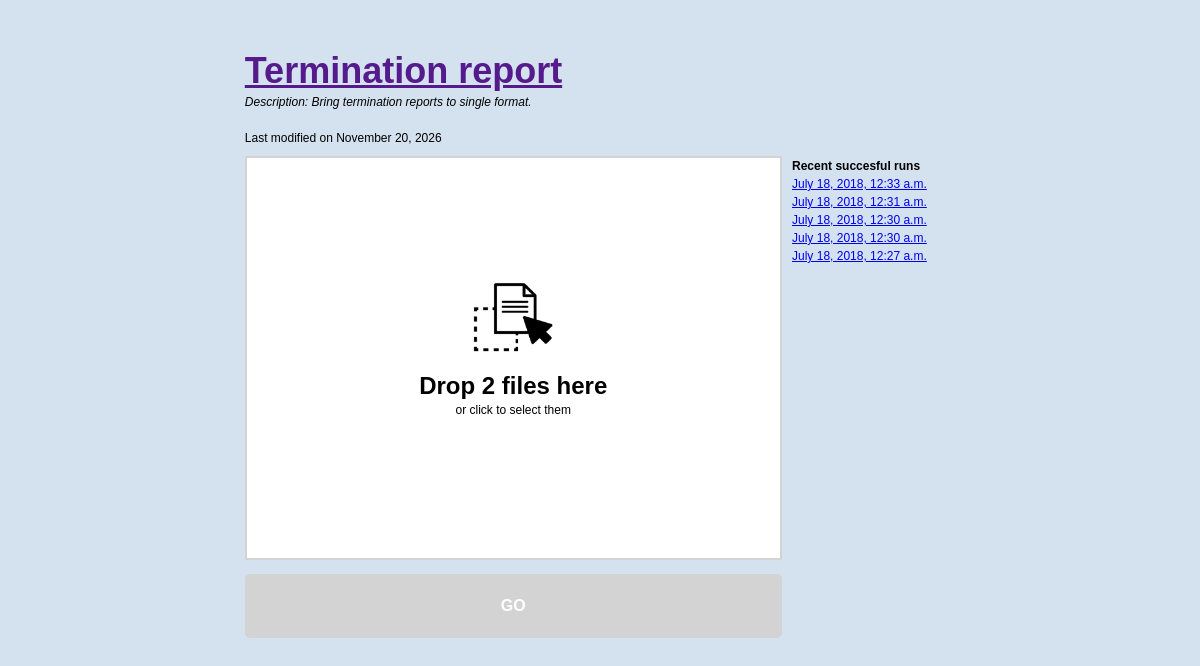
The page /webrequest/termination/new/ (signed in) on the database as committed earlier.
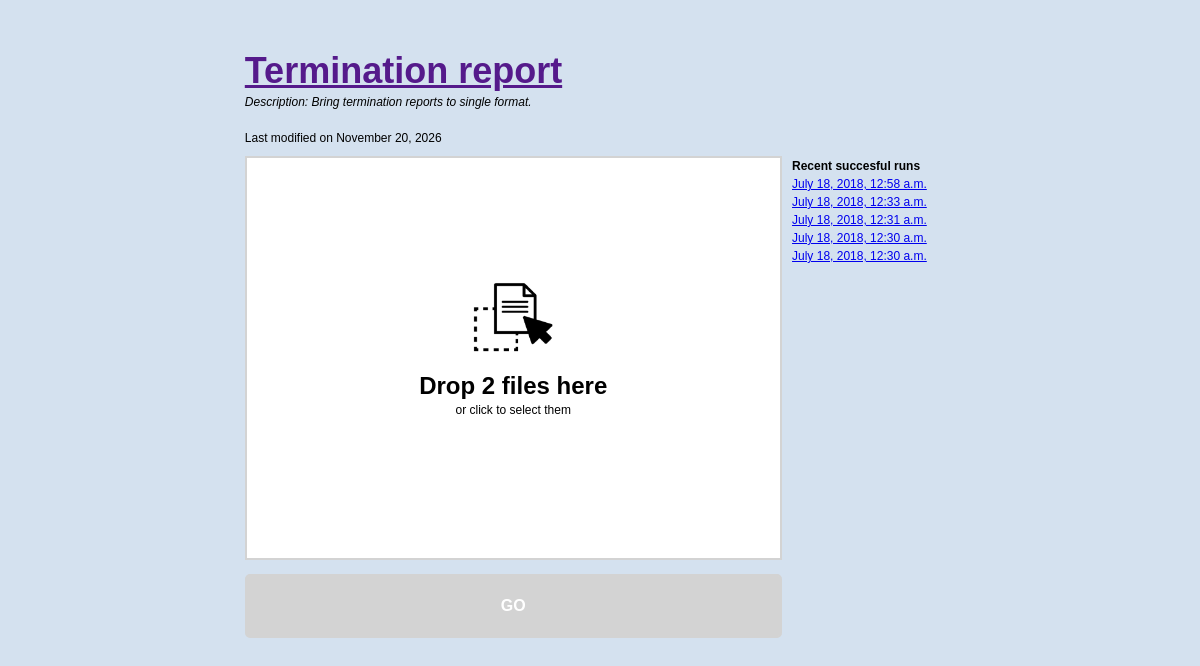
The same page on the database as committed later.
### webrequest/models.py (models this page shows, shortened)
class TerminationReportResponse(models.Model):
    id = models.UUIDField(primary_key=True, default=uuid.uuid4, editable=False)
    request = models.ForeignKey(TerminationReportRequest, blank=True, null=True, on_delete=models.CASCADE)
    report = models.FileField(upload_to = 'responses/')
    created = models.DateTimeField(default=timezone.now(), editable=False)
    modified = models.DateTimeField(default=timezone.now())

### webrequest/views.py (the view)
# urls.py: path('termination/new/', views.new_termination_report, name='new_termination_report'),
@login_required
def new_termination_report(request):
    allPreviousReports = TerminationReportResponse.objects.all().order_by('-modified')[:5]
    reportName = "Termination report"
    reportDescription = "Bring termination reports to single format."
    scriptModificationTime = datetime.datetime.fromtimestamp(os.path.getmtime(settings.BASE_DIR + "/webrequest/scripts/termination_script.py")).strftime('%B %d, %Y')
    requestUrl = "/webrequest/termination/new/"
    processorUrl = "/webrequest/termination/make/"
    dropzoneMaxFiles = 2
    return render(request, 'request_report.html', {'reportsHistory': allPreviousReports, 'reportName': reportName, 'reportDescription': reportDescription, 'scriptModificationTime' : scriptModificationTime, 'processorUrl': processorUrl, 'dropzoneMaxFiles': dropzoneMaxFiles})

### webrequest/templates/request_report.html (shortened to what this page needs)
{% extends "base.html" %}
{% block customstatic %}
    <link rel="stylesheet" href="/static/css/dzdataform_style.css">
{% endblock %}
{% block content %}
    <div id="description">
            <span class="largeText">
                <b>
                    <a href="{{ requestUrl }}">{{ reportName }}</a>
                </b>
            </span>
            <br>
            <span class="smallText">
                <i>Description: {{ reportDescription }}</i>
            </span>
            <br><br>
            <span class="smallText">
                Last modified on {{ scriptModificationTime }}
            </span>
    </div>
    <div id="dashboard">
        <div id="request">
                <form id="dzDataForm" action="{{ processorUrl }}" class="dropzone">
                    <div class="dz-message">
                        <img src="/static/img/draganddrop.png"/>
                        <p>
                            <span class="mediumText"><b>Drop <span id="droppedFilesCounter"></span> files here</b></span>
                            <br>
                            <span class="smallText">or click to select them</span>
                        </p>
                    </div>
                </form>
        </div>
        <div id="history">
            <span class="smallText">
                <b>Recent succesful runs</b>
                <br>
                    {% for report in reportsHistory %}
                        <a href="{{ report.report.url }}">{{ report.modified }}</a><br>
                    {% endfor %}
            </span>
        </div>
    </div>
    <div id="submission">
        <div id="dzDataSubmit">
            <b>GO</b>
        </div>
    </div>
{% endblock %}

Rows that differ between the two databases and show on the page:
no longer on this page (row unchanged): TerminationReportResponse: modified "July 18, 2018, 12:27 a.m."
added TerminationReportResponse: modified "July 18, 2018, 12:58 a.m."
